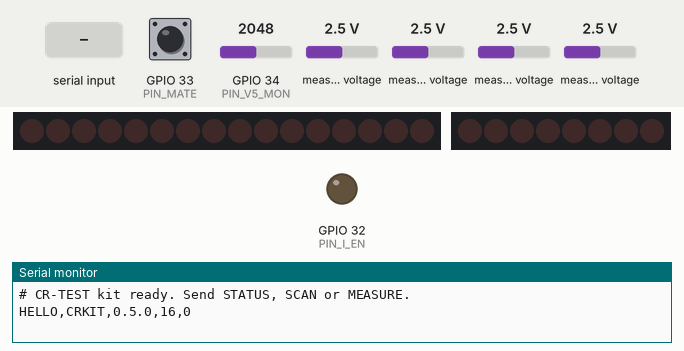
Simulated run of this sketch. Board: ESP32. Shown: 16 shift-register outputs drawn as a row of LEDs (first output left, lit = HIGH), 8 shift-register outputs drawn as a row of LEDs (first output left, lit = HIGH), output pins drawn as LEDs (lit = HIGH), the last lines printed to the serial monitor. Wiring (inferred from the names in the program): 2 × shift register (74HC595): data GPIO 23; shift clock GPIO 18; latch GPIO 5; OE GPIO 19; shift register (74HC595): data GPIO 14; shift clock GPIO 26; latch GPIO 17. Wiring (inferred from the signals the program sends): 2 × row of LEDs: on Q0, Q1, Q2, Q3, Q4, Q5, Q6, Q7, Q8, Q9, Q10, Q11, Q12, Q13, Q14, Q15 / on Q0, Q1, Q2, Q3, Q4, Q5, Q6, Q7. Dashed ring = blinking. Inputs (shaded band) come from the test bench; at power-on: GPIO 33 (PIN_MATE) HIGH, measured voltage 2.5 V, GPIO 34 (PIN_V5_MON) = 2048. EEPROM starts erased; pins used as bus, display or sensor lines are not drawn.

Above: at 1.4 s.
1.5 s: GPIO 33 (PIN_MATE) pulled LOW for 0.15 s
At 2.09 s:
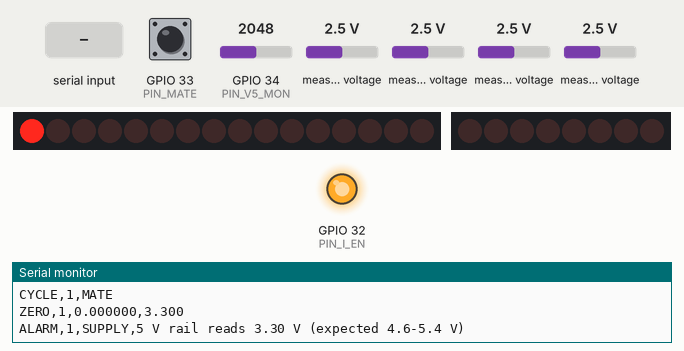
2.2 s: measured voltage (sensor 203) set to 0 V
3.8 s: "SCAN 1\n" received over Serial
At 4.49 s:
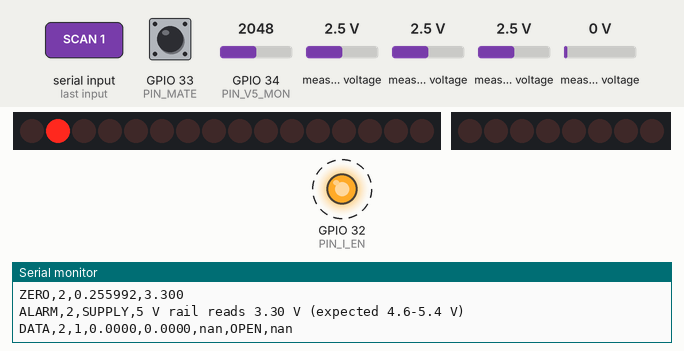
At 4.84 s:
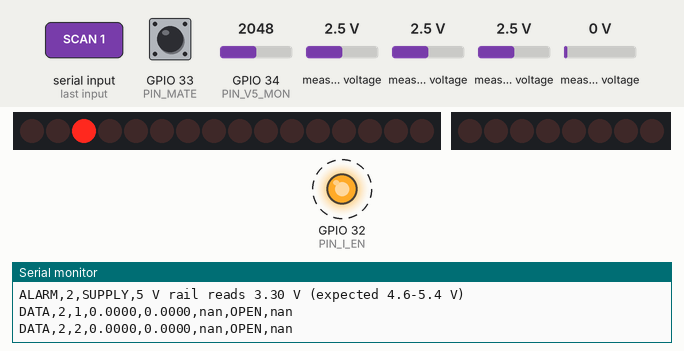
6.5 s: "esp32\n" received over Serial
9.3 s: "SCAN 150\n" received over Serial
At 11.04 s:
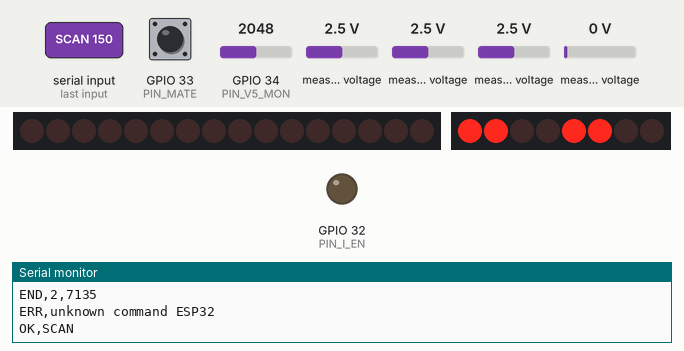
12.3 s: "SCAN\n" received over Serial
Timing chart, 0 to 14.8 s (numbered marks = the images above; inputs shaded):
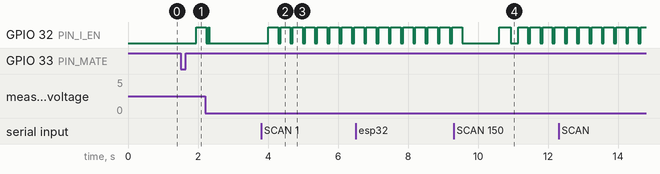

The sketch:

crkit_esp32.ino
```cpp
/*
  CR-TEST kit firmware  (ESP32-DevKitC V4), main board rev C
  Measures the mated contact resistance of all 16 contacts of an
  ITW McMurdo RP16-T / RS16P-T connector and streams the results over USB serial.

  Rev C measurement chain:
    LM317T + 2.0 ohm R_SET  -> constant 0.625 A into F_BUS (female side of every contact)
    Qn (AO3400A) on         -> current returns through contact n and the 0.1 ohm shunt R_SH
    2x CD4053B mux trees    -> select the Kelvin taps either side of contact n
    ADS1115 AIN0-AIN1       -> contact voltage, differential, PGA +-0.256 V (7.8 uV per step)
    ADS1115 AIN2-AIN3       -> shunt voltage, so I = V_SH / 0.1 ohm
    R = (V_contact(on) - V_contact(off)) / I   (the current-off reading removes offsets and thermal EMF)

  Protocol: docs/serial-protocol.md   (115200 baud, one line per message)
  Hardware: docs/design.md, hardware/kicad/README.md

  Libraries (Arduino IDE > Library Manager):
    - Adafruit ADS1X15  (by Adafruit, installs Adafruit BusIO too)
  Board package: "esp32" by Espressif Systems (2.x or 3.x)
*/

#include <Wire.h>
#include <Adafruit_ADS1X15.h>
#include <Preferences.h>

#define FW_VERSION "0.5.0"

// ---------------- pin map (docs/design.md) ----------------
const int PIN_SR_DATA  = 23;   // 74HC595 SER
const int PIN_SR_CLK   = 18;   // 74HC595 SRCLK
const int PIN_SR_LATCH = 5;    // 74HC595 RCLK
const int PIN_SR_OE    = 19;   // 74HC595 /OE  (pull-up on board, LOW = outputs on)
const int PIN_MUX_S[4] = {25, 26, 27, 14};   // CD4053B tree levels 1-4: channel n = binary n-1
const int PIN_MUX_EN   = 13;   // CD4053B INH, all ten chips (pull-up on board, LOW = enabled)
const int PIN_I_EN     = 32;   // HIGH = test current on (Q_EN feeds the LM317T)
const int PIN_ADC_RDY  = 4;    // ADS1115 ALERT/RDY (not used, polled over I2C)
const int PIN_MATE     = 33;   // mate-detect switch to GND, LOW = mated
const int PIN_LED      = 17;
const int PIN_V5_MON   = 34;   // 5 V rail through a 10k/10k divider (input-only ADC1 pin)

// ---------------- measurement constants ----------------
const int   NPINS          = 16;
const float R_SHUNT        = 0.100f;   // ohm, R_SH (1 %, calibrate with CALREF for better)
const float I_NOMINAL      = 0.625f;   // A, 1.25 V / 2.0 ohm
const float I_OPEN_LIMIT   = 0.20f;    // A, below this the contact is treated as open
const float I_LOW_LIMIT    = 0.55f;    // A, below this the LM317T is out of headroom (supply low or path resistance high)
const float I_OVER_LIMIT   = 0.75f;    // A, the LM317T cannot give this: something is wrong, switch off
const float V_FSR          = 0.256f;   // V, ADS1115 PGA range used for both channels
const float V_OVER         = 0.250f;   // V, contact voltage above this = over range (R > ~400 mOhm)
const float ISO_LIMIT_UV   = 50.0f;    // uV on an undriven pin's contact above its current-off baseline = shorted to the driven pin
const float R_LOW_LIMIT    = 0.8f;     // mOhm, a reading below this is not a real contact: flag LOW (pins shorted)
const float V5_MIN = 4.6f, V5_MAX = 5.4f;
const int   SAMPLES_OFF    = 4;        // current-off readings per pin
const int   SAMPLES_PIN    = 8;        // current-on readings per pin
const int   SETTLE_MS      = 3;        // after switching the current on (LM317T settles in < 1 ms)
const int   MUX_SETTLE_US  = 300;      // after changing the mux (10 k + CD4053B Ron + 100 nF filter)
const unsigned long MATE_SETTLE_MS = 200;
const unsigned long DEBOUNCE_MS    = 50;

Adafruit_ADS1115 ads;
Preferences prefs;

bool  autoMode = true;
long  cycleCount = 0;
float zeroOffset[NPINS];   // mOhm, subtracted from each reading (fixture and lead resistance)
float gainCorr = 1.0f;     // multiplies each reading (shunt tolerance, mux and filter resistance)
float vShZero = 0.0f;      // V, shunt channel offset with the current off, read at the start of each scan
bool  isoEnabled = true;   // run the isolation (short) test after every scan
bool  alarmed = false;     // an ALARM stopped this scan

// ---------------- low-level helpers ----------------
void shiftPins(uint16_t bits) {             // bit n-1 = MOSFET Qn
  digitalWrite(PIN_SR_LATCH, LOW);
  shiftOut(PIN_SR_DATA, PIN_SR_CLK, MSBFIRST, (bits >> 8) & 0xFF);   // goes on to U4 (contacts 9-16)
  shiftOut(PIN_SR_DATA, PIN_SR_CLK, MSBFIRST, bits & 0xFF);          // stays in U3 (contacts 1-8)
  digitalWrite(PIN_SR_LATCH, HIGH);
}

void allOff() {
  digitalWrite(PIN_I_EN, LOW);
  shiftPins(0);
}

void selectMux(int ch) {                     // ch 0..15 = pin 1..16
  for (int b = 0; b < 4; b++) digitalWrite(PIN_MUX_S[b], (ch >> b) & 1);
}

float vContact() { return ads.computeVolts(ads.readADC_Differential_0_1()); }   // V, AIN0-AIN1
float vShunt()   { return ads.computeVolts(ads.readADC_Differential_2_3()); }   // V, AIN2-AIN3

float avgContact(int n) { float s = 0; for (int i = 0; i < n; i++) s += vContact(); return s / n; }
float avgShunt(int n)   { float s = 0; for (int i = 0; i < n; i++) s += vShunt();   return s / n; }

float readV5() { return analogReadMilliVolts(PIN_V5_MON) * 2.0f / 1000.0f; }

void loadSettings() {
  prefs.begin("crkit", true);
  autoMode   = prefs.getBool("auto", true);
  cycleCount = prefs.getLong("cycle", 0);
  gainCorr   = prefs.getFloat("gcorr", 1.0f);
  for (int p = 0; p < NPINS; p++) {
    char key[8]; snprintf(key, sizeof key, "z%d", p);
    zeroOffset[p] = prefs.getFloat(key, 0.0f);
  }
  prefs.end();
}

void saveInt(const char* k, int v)     { prefs.begin("crkit", false); prefs.putInt(k, v);   prefs.end(); }
void saveBool(const char* k, bool v)   { prefs.begin("crkit", false); prefs.putBool(k, v);  prefs.end(); }
void saveLong(const char* k, long v)   { prefs.begin("crkit", false); prefs.putLong(k, v);  prefs.end(); }
void saveFloat(const char* k, float v) { prefs.begin("crkit", false); prefs.putFloat(k, v); prefs.end(); }

void sayHello() {
  Serial.printf("HELLO,CRKIT,%s,%d,%ld\n", FW_VERSION, 16, cycleCount);   // 16 = ADS1115 PGA gain (+-0.256 V); rev C has no amplifier jumper
}

// ---------------- one pin ----------------
struct Reading { float i, vmv, rraw, r, rmin; const char* flag; };

Reading measurePin(int p) {
  Reading rd;
  shiftPins(0);
  selectMux(p);
  delayMicroseconds(MUX_SETTLE_US);
  float vOff = avgContact(SAMPLES_OFF);        // no current: ADS offset + thermal EMF of this channel
  shiftPins(1u << p);
  delay(1);
  digitalWrite(PIN_I_EN, HIGH);                // current pulse starts (about 40 ms)
  delay(SETTLE_MS);
  float iNow = (vShunt() - vShZero) / R_SHUNT;
  if (iNow > I_OVER_LIMIT) {                   // the LM317T can't give this: switch off at once
    digitalWrite(PIN_I_EN, LOW);
    shiftPins(0);
    rd.i = iNow; rd.vmv = NAN; rd.rraw = NAN; rd.r = NAN; rd.rmin = NAN; rd.flag = "OPEN";
    Serial.printf("ALARM,%ld,OVERCURRENT,%.3f A on pin %d: test current switched off, scan stopped. Check the LM317T and R_SET.\n", cycleCount, iNow, p + 1);
    alarmed = true;
    return rd;
  }
  float vc = 0, vs = 0, rminRaw = INFINITY;
  for (int s = 0; s < SAMPLES_PIN; s++) {      // interleave so both see the same moment
    float vcs = vContact() - vOff;
    float vss = vShunt() - vShZero;
    vc += vcs; vs += vss;
    float is = vss / R_SHUNT;                  // this sample's own R, to find the lowest of the 8
    if (is > I_OPEN_LIMIT) { float rs = vcs / is * 1000.0f; if (rs < rminRaw) rminRaw = rs; }
  }
  digitalWrite(PIN_I_EN, LOW);                 // current pulse ends
  shiftPins(0);
  vc /= SAMPLES_PIN; vs /= SAMPLES_PIN;

  rd.i    = vs / R_SHUNT;
  rd.vmv  = vc * 1000.0f;
  rd.rraw = (rd.i >= I_OPEN_LIMIT) ? vc / rd.i * 1000.0f : NAN;   // mOhm, none when open
  rd.r    = (rd.rraw - zeroOffset[p]) * gainCorr;
  rd.rmin = isinf(rminRaw) ? NAN : (rminRaw - zeroOffset[p]) * gainCorr;

  if (rd.i < I_OPEN_LIMIT)      rd.flag = "OPEN";
  else if (vc >= V_OVER)        rd.flag = "OVER";
  else if (rd.r < R_LOW_LIMIT)  rd.flag = "LOW";    // below any real contact: two or more pins shorted
  else                          rd.flag = "OK";
  return rd;
}

// ---------------- isolation (short) test ----------------
// Drive pin a, then read the contact voltage of every other pin b. With no short, no current
// flows through contact b and its voltage is ~0. If b is shorted to a (on the plug side or on a
// board), part of the test current returns through contact b and its voltage rises.
void isolationTest() {
  int found = 0;
  bool seen[NPINS][NPINS] = {};
  // Baseline: every channel's reading with the current off (ADS offset and thermal EMF).
  float base[NPINS];
  shiftPins(0);
  digitalWrite(PIN_I_EN, LOW);
  for (int b = 0; b < NPINS; b++) {
    selectMux(b);
    delayMicroseconds(MUX_SETTLE_US);
    base[b] = avgContact(4) * 1e6f;
  }
  for (int a = 0; a < NPINS && !alarmed; a++) {
    shiftPins(1u << a);
    delay(1);
    digitalWrite(PIN_I_EN, HIGH);
    delay(SETTLE_MS);
    float ia = (vShunt() - vShZero) / R_SHUNT;
    if (ia > I_OVER_LIMIT) {
      digitalWrite(PIN_I_EN, LOW); shiftPins(0);
      Serial.printf("ALARM,%ld,OVERCURRENT,%.3f A driving pin %d in the isolation test: current switched off.\n", cycleCount, ia, a + 1);
      alarmed = true; break;
    }
    if (ia >= I_OPEN_LIMIT) {                       // an open pin can't drive current: skip it
      for (int b = 0; b < NPINS; b++) {
        if (b == a) continue;
        selectMux(b);
        delayMicroseconds(MUX_SETTLE_US);
        float uv = avgContact(2) * 1e6f - base[b];
        if (uv > ISO_LIMIT_UV) {
          int lo = min(a, b), hi = max(a, b);
          if (!seen[lo][hi]) {
            seen[lo][hi] = true; found++;
            Serial.printf("SHORT,%ld,%d,%d,%.0f\n", cycleCount, lo + 1, hi + 1, uv);
          }
        }
      }
    }
    digitalWrite(PIN_I_EN, LOW);
    shiftPins(0);
  }
  Serial.printf("ISO,%ld,%d\n", cycleCount, found);
}

// ---------------- full scan ----------------
// countIt: add 1 to the cycle counter first. raw[]: optional, receives uncalibrated readings.
void runScan(const char* trigger, bool countIt, float* raw = nullptr, int onlyPin = -1) {
  unsigned long t0 = millis();
  if (countIt) { cycleCount++; saveLong("cycle", cycleCount); }
  digitalWrite(PIN_LED, HIGH);
  digitalWrite(PIN_MUX_EN, LOW);
  allOff();
  delay(2);
  vShZero = avgShunt(8);                       // shunt offset, no current flowing
  float v5 = readV5();                         // 5 V rail through the 10k/10k divider on IO34
  alarmed = false;
  Serial.printf("CYCLE,%ld,%s\n", cycleCount, trigger);
  Serial.printf("ZERO,%ld,%.6f,%.3f\n", cycleCount, vShZero, v5);   // shunt offset (V), 5 V rail (V)
  if (v5 < V5_MIN || v5 > V5_MAX)
    Serial.printf("ALARM,%ld,SUPPLY,5 V rail reads %.2f V (expected %.1f-%.1f V)\n", cycleCount, v5, V5_MIN, V5_MAX);
  for (int p = 0; p < NPINS && !alarmed; p++) {
    if (onlyPin >= 0 && p != onlyPin) continue;
    Reading rd = measurePin(p);
    if (raw) raw[p] = rd.rraw;
    if (alarmed) break;
    Serial.printf("DATA,%ld,%d,%.4f,%.4f,%.4f,%s,%.4f\n", cycleCount, p + 1, rd.i, rd.vmv, rd.r, rd.flag, rd.rmin);
    if (rd.i >= I_OPEN_LIMIT && rd.i < I_LOW_LIMIT)
      Serial.printf("# pin %d: test current only %.3f A (LM317T out of headroom: check the 5 V supply)\n", p + 1, rd.i);
  }
  if (isoEnabled && onlyPin < 0 && !alarmed) isolationTest();
  allOff();
  digitalWrite(PIN_MUX_EN, HIGH);
  digitalWrite(PIN_LED, LOW);
  Serial.printf("END,%ld,%lu\n", cycleCount, millis() - t0);
}

// ---------------- commands ----------------
void handleCommand(String line) {
  line.trim();
  if (line.length() == 0) return;
  String cmd = line, arg = "";
  int sp = line.indexOf(' ');
  if (sp > 0) { cmd = line.substring(0, sp); arg = line.substring(sp + 1); arg.trim(); }
  cmd.toUpperCase();

  if (cmd == "STATUS") { sayHello(); }
  else if (cmd == "SCAN")    { Serial.println("OK,SCAN");    runScan("MANUAL", true); }
  else if (cmd == "MEASURE") { Serial.println("OK,MEASURE"); runScan("MANUAL", false); }
  else if (cmd == "SETCYCLE") {
    long n = arg.toInt();
    if (n < 0) { Serial.println("ERR,cycle must be 0 or more"); return; }
    cycleCount = n; saveLong("cycle", n); Serial.println("OK,SETCYCLE");
  }
  else if (cmd == "GAIN") {
    Serial.println("ERR,board rev C has no gain setting: the ADS1115 always runs at +-0.256 V");
  }
  else if (cmd == "AUTO") {
    autoMode = arg.toInt() != 0; saveBool("auto", autoMode); Serial.println("OK,AUTO");
  }
  else if (cmd == "ISO") {
    isoEnabled = arg.toInt() != 0; Serial.println("OK,ISO");
  }
  else if (cmd == "CALZERO") {
    float raw[NPINS];
    for (int p = 0; p < NPINS; p++) zeroOffset[p] = 0;
    runScan("MANUAL", false, raw);
    prefs.begin("crkit", false);
    for (int p = 0; p < NPINS; p++) {
      zeroOffset[p] = isnan(raw[p]) ? 0 : raw[p];
      char key[8]; snprintf(key, sizeof key, "z%d", p);
      prefs.putFloat(key, zeroOffset[p]);
    }
    prefs.end();
    Serial.println("OK,CALZERO");
  }
  else if (cmd == "CALREF") {
    float ref = arg.toFloat();
    if (ref <= 0) { Serial.println("ERR,give the reference value in mOhm, e.g. CALREF 10.0"); return; }
    float raw[NPINS];
    gainCorr = 1.0f;
    runScan("MANUAL", false, raw, 0);
    float meas = raw[0] - zeroOffset[0];
    if (isnan(meas) || meas <= 0.1f) { Serial.println("ERR,reading on pin 1 is not valid"); return; }
    gainCorr = ref / meas; saveFloat("gcorr", gainCorr);
    Serial.printf("# gain correction = %.4f\n", gainCorr);
    Serial.println("OK,CALREF");
  }
  else if (cmd == "CALCLEAR") {
    gainCorr = 1.0f; saveFloat("gcorr", 1.0f);
    prefs.begin("crkit", false);
    for (int p = 0; p < NPINS; p++) { zeroOffset[p] = 0; char key[8]; snprintf(key, sizeof key, "z%d", p); prefs.putFloat(key, 0); }
    prefs.end();
    Serial.println("OK,CALCLEAR");
  }
  else { Serial.printf("ERR,unknown command %s\n", cmd.c_str()); }
}

// ---------------- setup / loop ----------------
void setup() {
  pinMode(PIN_I_EN, OUTPUT);     digitalWrite(PIN_I_EN, LOW);     // current off first
  pinMode(PIN_SR_OE, OUTPUT);    digitalWrite(PIN_SR_OE, HIGH);   // outputs off while clearing
  pinMode(PIN_SR_DATA, OUTPUT);  pinMode(PIN_SR_CLK, OUTPUT);  pinMode(PIN_SR_LATCH, OUTPUT);
  shiftPins(0);
  digitalWrite(PIN_SR_OE, LOW);                                    // now safe to enable
  for (int b = 0; b < 4; b++) pinMode(PIN_MUX_S[b], OUTPUT);
  pinMode(PIN_MUX_EN, OUTPUT);   digitalWrite(PIN_MUX_EN, HIGH);
  pinMode(PIN_MATE, INPUT_PULLUP);
  pinMode(PIN_ADC_RDY, INPUT);
  pinMode(PIN_LED, OUTPUT);      digitalWrite(PIN_LED, LOW);

  Serial.begin(115200);
  delay(200);
  loadSettings();

  Wire.begin(21, 22);
  if (!ads.begin(0x48)) {
    Serial.println("# ERROR: ADS1115 not found at 0x48. Check I2C wiring and +3V3A.");
  }
  ads.setGain(GAIN_SIXTEEN);                 // +/-0.256 V, 7.8125 uV per bit
  ads.setDataRate(RATE_ADS1115_475SPS);      // ~2 ms per reading, about 2.5 s per scan with the isolation test
  analogSetPinAttenuation(PIN_V5_MON, ADC_11db);
  Serial.println("# CR-TEST kit ready. Send STATUS, SCAN or MEASURE.");
  sayHello();
}

void loop() {
  static String buf;
  while (Serial.available()) {
    char c = Serial.read();
    if (c == '\n' || c == '\r') { if (buf.length()) handleCommand(buf); buf = ""; }
    else if (buf.length() < 64) buf += c;
  }

  // mate detect: HIGH -> LOW (stable for DEBOUNCE_MS) = connector just mated
  static int lastStable = HIGH, lastRead = HIGH;
  static unsigned long changedAt = 0;
  int now = digitalRead(PIN_MATE);
  if (now != lastRead) { lastRead = now; changedAt = millis(); }
  if (millis() - changedAt > DEBOUNCE_MS && now != lastStable) {
    lastStable = now;
    if (now == LOW && autoMode) {
      delay(MATE_SETTLE_MS);
      runScan("MATE", true);
    }
  }
}
```

Measured:
- after the input at 1.5 s, GPIO 32 (PIN_I_EN): LOW → HIGH after 0.46 s
- after the input at 3.8 s, GPIO 32 (PIN_I_EN): alternates HIGH for 0.28 s and LOW for 0.07 s, starting after 0.21 s
